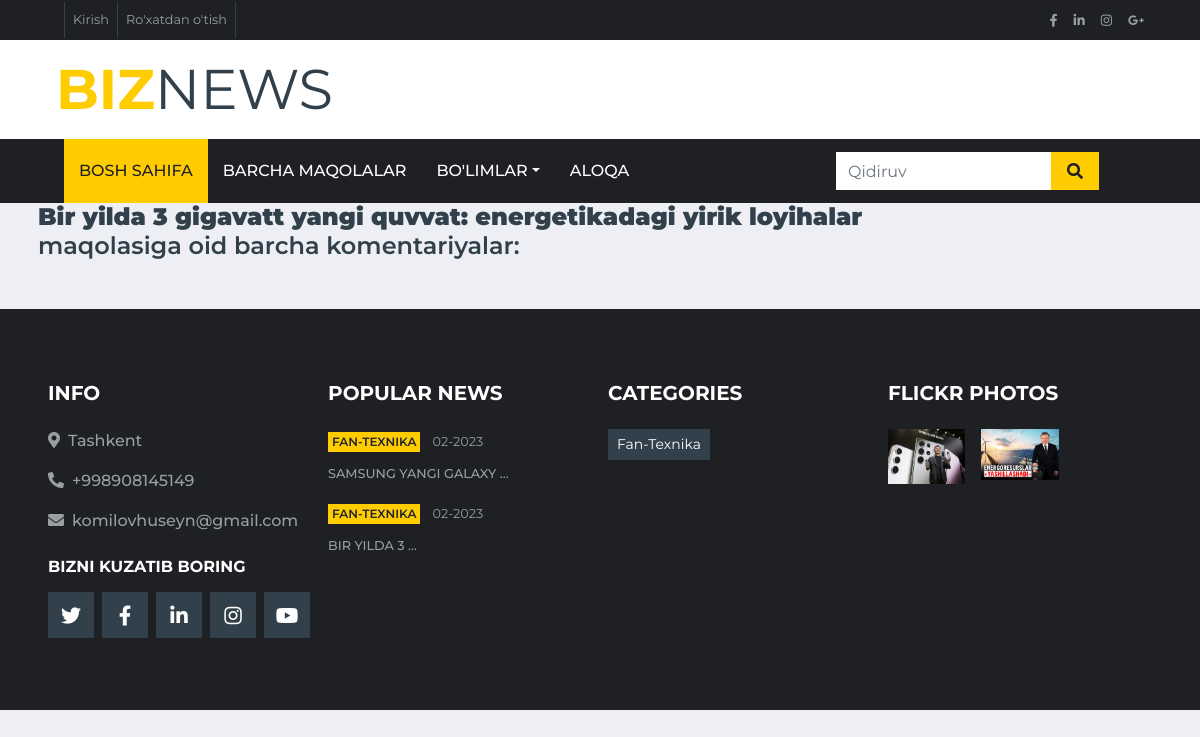
The app's page /posts/comments/2/ with its own data.
### posts/models.py (models this page shows, shortened)
class PostArticles(models.Model):
    title = models.CharField(max_length=300, verbose_name="Maqola sarlavhasi")
    content = models.TextField(verbose_name="Maqola matni")
    photo = models.ImageField(upload_to='photo/', blank=True, null=True, verbose_name="Maqola rasmi")
    watched = models.IntegerField(default=0, verbose_name="Ko'rishlar soni")
    created_ad = models.DateTimeField(auto_now_add=True, verbose_name="Maqola yaratilgan vaqti")
    update_ad = models.DateTimeField(auto_now=True, verbose_name="Tahrirlangan vaqti")
    is_published = models.BooleanField(default=True, verbose_name="Saytga qo'yishga ruxsat borligi")
    category = models.ForeignKey(CategoryPosts, on_delete=models.CASCADE, verbose_name="Maqola kategoriyasi")
    author = models.ForeignKey(User, default=None, null=True, on_delete=models.CASCADE, verbose_name="Muxarrir")
    def __str__(self):
        return str(self.title)
    class Meta:
        verbose_name = "Maqola"
        verbose_name_plural = "Maqolalar"

class CategoryPosts(models.Model):
    title = models.CharField(max_length=150, verbose_name="Maqola kategoriyasi", unique=True)
    def __str__(self):
        return self.title
    class Meta:
        verbose_name = "Maqola kategoriyasi"
        verbose_name_plural = "Maqolalar kategoriyalari"

### posts/views.py (the view)
# urls.py: path('comments/<int:article_id>/', post_article_comments, name="comments"),
def post_article_comments(request, article_id):
    article = PostArticles.objects.get(pk=article_id)
    comment = Comments.objects.filter(articles=article)
    count = comment.count()
    context = {
        'comments': comment,
        'articles': article
    }
    return render(request, 'posts/comments.html', context)

### posts/templatetags/posts_tags.py (called while the page is built)
@register.simple_tag()
def posts_tags():
    return CategoryPosts.objects.all()

@register.simple_tag()
def posts_article_slider():
    article = PostArticles.objects.filter(is_published=True).select_related(
        'category')
    return article[:4]

### posts/templates/posts/comments.html (shortened to what this page needs)
{% extends 'base.html' %}
{% load static %}
{% block main %}
<div class="container">
    <h4><strong>{{ articles }}</strong><br> maqolasiga oid barcha komentariyalar: </h4>
</div>
{% endblock main %}

### templates/components/_footer.html (shortened to what this page needs)
{% load posts_tags %}
{% block footer %}
<div class="container-fluid bg-dark pt-5 px-sm-3 px-md-5 mt-5">
    <div class="row py-4">
        <div class="col-lg-3 col-md-6 mb-5">
            <h5 class="mb-4 text-white text-uppercase font-weight-bold">Info</h5>
            <p class="font-weight-medium"><i class="fa fa-map-marker-alt mr-2"></i>Tashkent</p>
            <p class="font-weight-medium"><i class="fa fa-phone-alt mr-2"></i>+998908145149</p>
            <p class="font-weight-medium"><i class="fa fa-envelope mr-2"></i>komilovhuseyn@gmail.com</p>
            <h6 class="mt-4 mb-3 text-white text-uppercase font-weight-bold">Bizni kuzatib boring</h6>
            <div class="d-flex justify-content-start">
                <a class="btn btn-lg btn-secondary btn-lg-square mr-2" href="#"><i class="fab fa-twitter"></i></a>
                <a class="btn btn-lg btn-secondary btn-lg-square mr-2" href="#"><i class="fab fa-facebook-f"></i></a>
                <a class="btn btn-lg btn-secondary btn-lg-square mr-2" href="#"><i class="fab fa-linkedin-in"></i></a>
                <a class="btn btn-lg btn-secondary btn-lg-square mr-2" href="#"><i class="fab fa-instagram"></i></a>
                <a class="btn btn-lg btn-secondary btn-lg-square" href="#"><i class="fab fa-youtube"></i></a>
            </div>
        </div>
        <div class="col-lg-3 col-md-6 mb-5">
            <h5 class="mb-4 text-white text-uppercase font-weight-bold">Popular News</h5>
            {% posts_article_slider as articles %}
            {% for article in articles %}
            <div class="mb-3">
                <div class="mb-2">
                    <a class="badge badge-primary text-uppercase font-weight-semi-bold p-1 mr-2"
                    href="{% url 'category_filter' article.category %}">{{ article.category }}</a>
                    <a class="text-body" href=""><small>{{ article.created_ad|date:"m-o" }}</small></a>
                </div>
                <a class="small text-body text-uppercase font-weight-medium"
                href="{% url 'article_details' article.pk %}">{{ article.title|truncatewords:3 }}</a>
            </div>
            {% endfor %}
        </div>
        <div class="col-lg-3 col-md-6 mb-5">
            <h5 class="mb-4 text-white text-uppercase font-weight-bold">Categories</h5>
            <div class="m-n1">
                {% posts_tags as posts %}
                {% for post in posts %}
                <a href="{% url 'category_filter' post.title %}" class="btn btn-sm btn-secondary m-1">
                    {{ post.title }}</a>
                {% endfor %}
            </div>
        </div>
        <div class="col-lg-3 col-md-6 mb-5">
            <h5 class="mb-4 text-white text-uppercase font-weight-bold">Flickr Photos</h5>
            <div class="row">
                {% for article in articles %}
                {% if article.photo %}
                <div class="col-4 mb-3">
                    <a href=""><img class="w-100" src="{{ article.photo.url }}" alt=""></a>
                </div>
                {% endif %}
                {% endfor %}
            </div>
        </div>
    </div>
</div>
{% endblock footer %}

### records on screen
PostArticles: title "Bir yilda 3 gigavatt yangi quvvat: energetikadagi yirik loyihalar", category "FAN-TEXNIKA", created_ad "02-2023", title "BIR YILDA 3 …", photo (picture)
PostArticles: category "FAN-TEXNIKA", created_ad "02-2023", title "SAMSUNG YANGI GALAXY …", photo (picture)
CategoryPosts: title "Fan-Texnika"
